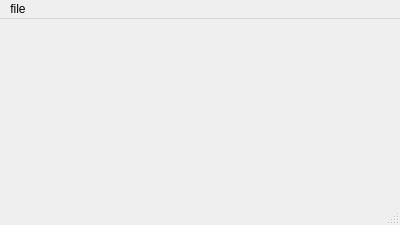
<?xml version="1.0" encoding="UTF-8"?>
<ui version="4.0">
 <class>MainWindow</class>
 <widget class="QMainWindow" name="MainWindow">
  <property name="geometry">
   <rect>
    <x>0</x>
    <y>0</y>
    <width>400</width>
    <height>225</height>
   </rect>
  </property>
  <property name="windowTitle">
   <string>MainWindow</string>
  </property>
  <widget class="QWidget" name="centralwidget"/>
  <widget class="QMenuBar" name="menubar">
   <property name="geometry">
    <rect>
     <x>0</x>
     <y>0</y>
     <width>400</width>
     <height>22</height>
    </rect>
   </property>
   <property name="sizePolicy">
    <sizepolicy hsizetype="MinimumExpanding" vsizetype="Fixed">
     <horstretch>0</horstretch>
     <verstretch>0</verstretch>
    </sizepolicy>
   </property>
   <property name="focusPolicy">
    <enum>Qt::NoFocus</enum>
   </property>
   <widget class="QMenu" name="menufile">
    <property name="title">
     <string>file</string>
    </property>
    <addaction name="actionNew"/>
    <addaction name="actionOpen"/>
    <addaction name="actionExit"/>
   </widget>
   <addaction name="menufile"/>
  </widget>
  <widget class="QStatusBar" name="statusbar"/>
  <action name="actionNew">
   <property name="icon">
    <iconset resource="resource.qrc">
     <normaloff>:/img/img/New.jpg</normaloff>:/img/img/New.jpg</iconset>
   </property>
   <property name="text">
    <string>New</string>
   </property>
  </action>
  <action name="actionOpen">
   <property name="icon">
    <iconset resource="resource.qrc">
     <normaloff>:/img/img/Open-File.jpg</normaloff>:/img/img/Open-File.jpg</iconset>
   </property>
   <property name="text">
    <string>Open</string>
   </property>
  </action>
  <action name="actionExit">
   <property name="icon">
    <iconset resource="resource.qrc">
     <normaloff>:/img/img/Exit.jpg</normaloff>:/img/img/Exit.jpg</iconset>
   </property>
   <property name="text">
    <string>Exit</string>
   </property>
  </action>
 </widget>
 <resources>
  <include location="resource.qrc"/>
 </resources>
 <connections/>
</ui>
